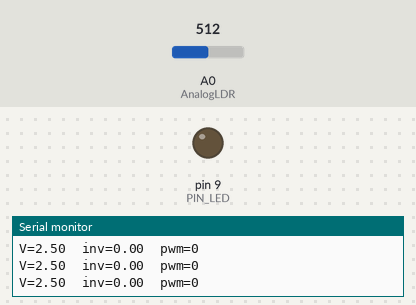
The sketch below on a simulated Arduino Uno, built with avr-gcc and run on an emulated ATmega328P. Shown: output pins drawn as LEDs (lit = HIGH), the last lines printed to the serial monitor. The inputs (shaded band) are chosen by the test bench; at power-on: A0 (AnalogLDR) = 512.

Above: at 1.2 s.
1.3 s: A0 (AnalogLDR) set to 122
At 4.0 s:
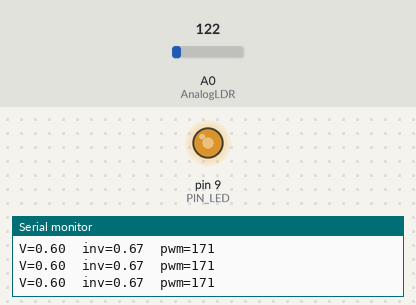
4.3 s: A0 (AnalogLDR) set to 0
At 7.1 s:
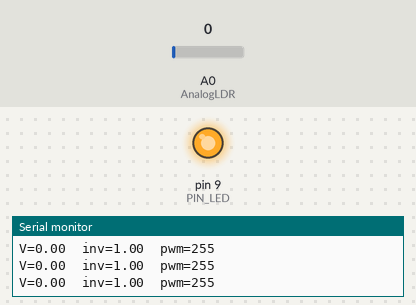
7.3 s: A0 (AnalogLDR) set to 306
At 10.1 s:
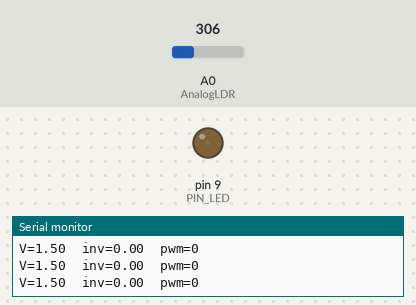
Timing chart, 0 to 11.8 s (numbered marks = the images above; inputs shaded):
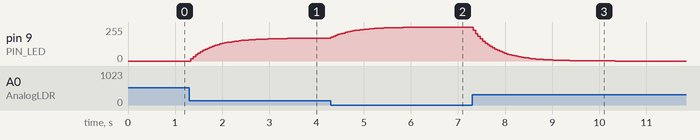

The sketch:

ldr-auto-dimming-led.ino
```cpp
#define AnalogLDR A0
#define PIN_LED   9

const float V_MIN = 0.30;
const float V_MAX = 1.20;

void setup() {
  Serial.begin(9600);
  pinMode(PIN_LED, OUTPUT);
}

void loop() {
  int raw = analogRead(AnalogLDR);
  float v = raw * (5.0 / 1023.0);
  float norm = (v - V_MIN) / (V_MAX - V_MIN);
  if (norm < 0) norm = 0;
  if (norm > 1) norm = 1;

  float inv = 1.0 - norm;
  int pwm = (int)(inv * 255.0 + 0.5);
  static float avg = 0;
  avg = 0.9*avg + 0.1*pwm;
  analogWrite(PIN_LED, (int)(avg+0.5));

  Serial.print("V="); Serial.print(v, 2);
  Serial.print("  inv="); Serial.print(inv, 2);
  Serial.print("  pwm="); Serial.println(pwm);
  delay(50);
}
```

Measured:
- after the input at 1.3 s, pin 9 (PIN_LED): moves from 0/255 to 171/255 over 2.8 s, starting at once
- after the input at 4.3 s, pin 9 (PIN_LED): moves from 171/255 to 255/255 over 2.5 s, starting at once
- after the input at 7.3 s, pin 9 (PIN_LED): moves from 255/255 to 0/255 over 3.0 s, starting at once
